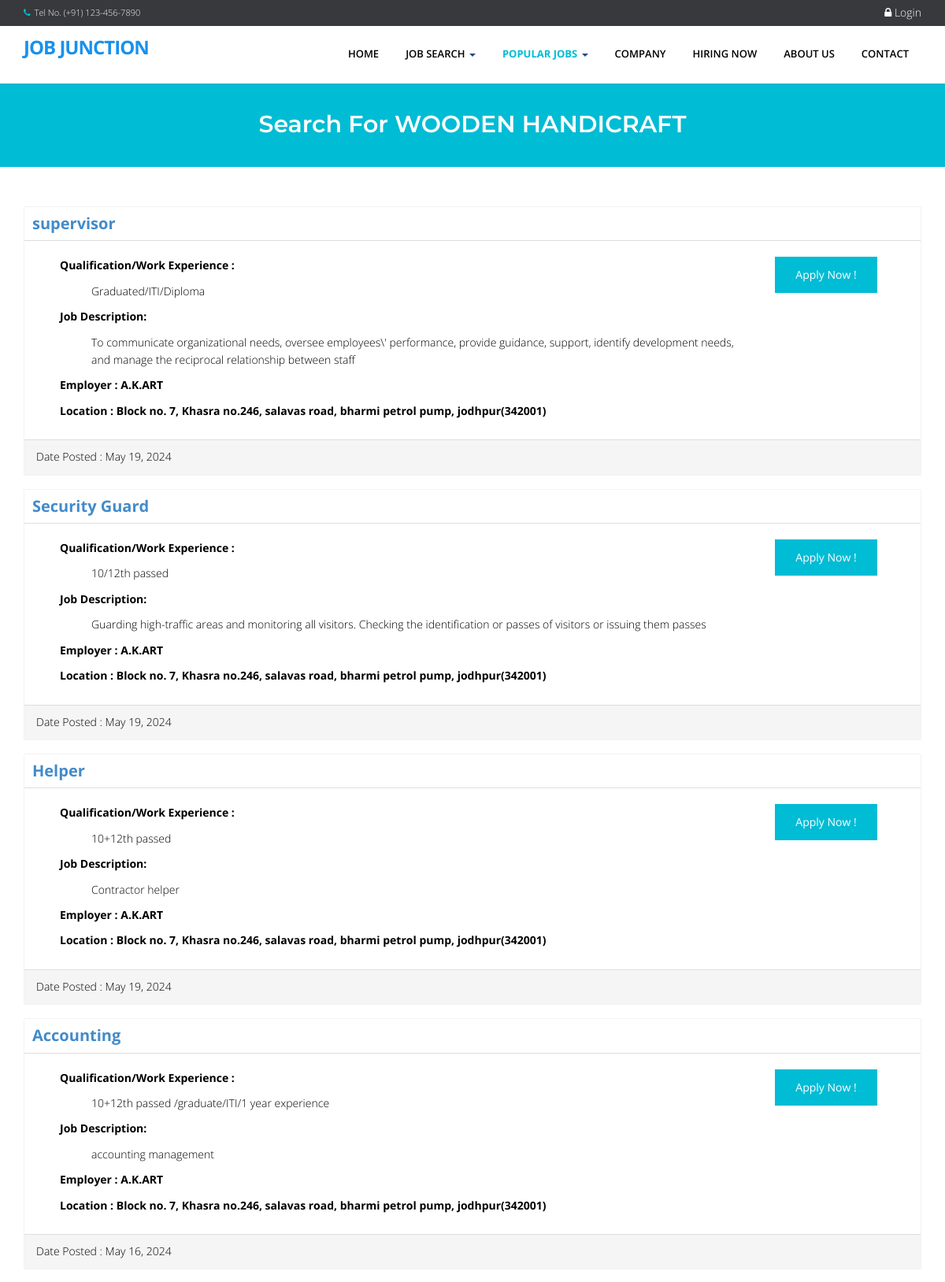
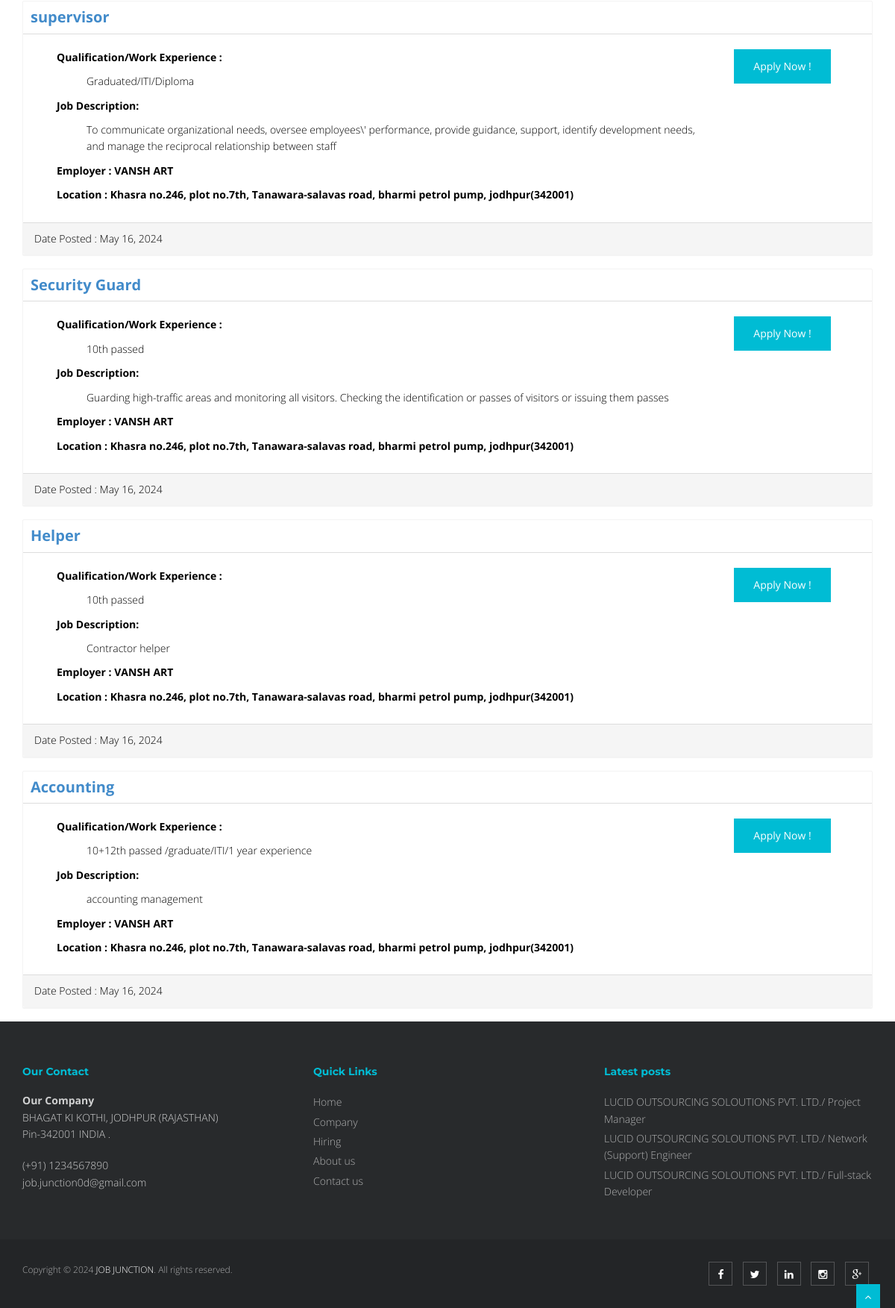
Page /index.php?q=category&search=WOODEN HANDICRAFT on the committed database (2 pictures, top to bottom).
### tables this page shows
CREATE TABLE `tbljob` (
  `JOBID` int(11) NOT NULL,
  `COMPANYID` int(11) NOT NULL,
  `CATEGORY` varchar(250) NOT NULL,
  `OCCUPATIONTITLE` varchar(90) NOT NULL,
  `REQ_NO_EMPLOYEES` int(11) NOT NULL,
  `SALARIES` double NOT NULL,
  `DURATION_EMPLOYEMENT` varchar(90) NOT NULL,
  `QUALIFICATION_WORKEXPERIENCE` text NOT NULL,
  `JOBDESCRIPTION` text NOT NULL,
  `PREFEREDSEX` varchar(30) NOT NULL,
  `SECTOR_VACANCY` text NOT NULL,
  `JOBSTATUS` varchar(90) NOT NULL,
  `DATEPOSTED` datetime NOT NULL
);

CREATE TABLE `tblcompany` (
  `COMPANYID` int(11) NOT NULL,
  `COMPANYNAME` varchar(90) NOT NULL,
  `COMPANYADDRESS` varchar(90) NOT NULL,
  `COMPANYCONTACTNO` varchar(30) NOT NULL,
  `COMPANYSTATUS` varchar(90) NOT NULL,
  `COMPANYMISSION` text NOT NULL
);

### index.php (called while the page is built, shortened)
<?php
require_once("include/initialize.php");
$view = (isset($_GET['q']) && $_GET['q'] != '') ? $_GET['q'] : '';
switch ($view) {
	case 'category' :
        $title='Search for '. $_GET['search'];
		break;
}
require_once("theme/templates.php");
?>

### include/database.php (called while the page is built, shortened)
<?php
class Database {
	var $sql_string = '';
	private $conn;
	public function open_connection() {
		$this->conn = mysqli_connect(server,user,pass);
		if(!$this->conn){
			echo "Problem in database connection! Contact administrator!";
			exit();
		}else{
			$db_select = mysqli_select_db($this->conn,database_name);
		}
	}
	function setQuery($sql='') {
		$this->sql_string=$sql;
	}
	function executeQuery() {
		$result = mysqli_query($this->conn,$this->sql_string);
		return $result;
	}
	private function confirm_query($result) {
		return $result;
	}
	function loadResultList( $key='' ) {
		$cur = $this->executeQuery();
		$array = array();
		while ($row = mysqli_fetch_object($cur)) {
			if ($key) {
				$array[$row->$key] = $row;
			} else {
				$array[] = $row;
			}
		}
		return $array;
	}
}
$mydb = new Database();
?>

### category.php (the view)
    <section id="content">
        <div class="container content">
 <?php
 if (isset($_GET['search'])) {
    $category = $_GET['search'];
 }else{
     $category = '';
 }
   $sql = "SELECT * FROM `tblcompany` c,`tbljob` j WHERE c.`COMPANYID`=j.`COMPANYID` AND CATEGORY LIKE '%" . $category ."%' ORDER BY DATEPOSTED DESC" ;
    $mydb->setQuery($sql);
    $cur = $mydb->loadResultList();
    foreach ($cur as $result) {
  ?>
          <div class="panel panel-primary">
              <div class="panel-header">
                   <div style="border-bottom: 1px solid #ddd;padding: 10px;font-size: 20px;font-weight: bold;color: #000;margin-bottom: 5px;"><a href="<?php echo web_root.'index.php?q=viewjob&search='.$result->JOBID;?>"><?php echo $result->OCCUPATIONTITLE ;?></a>
                  </div>
              </div>
              <div class="panel-body contentbody">
                    <div class="col-sm-10">
                        <div class="col-sm-12">
                            <p>Qualification/Work Experience :</p>
                             <ul style="list-style: none;">
                                <li><?php echo $result->QUALIFICATION_WORKEXPERIENCE ;?></li>
                            </ul>
                        </div>
                        <div class="col-sm-12">
                            <p>Job Description:</p>
                            <ul style="list-style: none;">
                                 <li><?php echo $result->JOBDESCRIPTION ;?></li>
                            </ul>
                         </div>
                        <div class="col-sm-12">
                            <p>Employer :  <?php echo  $result->COMPANYNAME ?></p>
                            <p>Location :  <?php echo  $result->COMPANYADDRESS ?></p>
                        </div>
                    </div>
                    <div class="col-sm-2"> <a href="<?php echo web_root; ?>index.php?q=apply&job=<?php echo $result->JOBID;?>&view=personalinfo" class="btn btn-main btn-next-tab">Apply Now !</a></div>
                </div>
              <div class="panel-footer">
                  Date Posted :  <?php echo date_format(date_create($result->DATEPOSTED),'M d, Y'); ?>
              </div>
          </div>
<?php  } ?>
     </div>
    </section>

### theme/templates.php (shortened to what this page needs)
<!DOCTYPE html>
<html lang="en">
<head>
    <link href="<?php echo web_root; ?>plugins/home-plugins/css/bootstrap.min.css" rel="stylesheet" />
    <link href="<?php echo web_root; ?>plugins/home-plugins/css/fancybox/jquery.fancybox.css" rel="stylesheet">
    <link href="<?php echo web_root; ?>plugins/home-plugins/css/flexslider.css" rel="stylesheet" />
    <link href="<?php echo web_root; ?>plugins/home-plugins/css/style.css" rel="stylesheet" />
    <link rel="stylesheet" href="<?php echo web_root;?>plugins/font-awesome/css/font-awesome.min.css">
    <link rel="stylesheet" href="<?php echo web_root;?>plugins/dataTables/jquery.dataTables.min.css">
    <link rel="stylesheet" href="<?php echo web_root;?>plugins/dataTables/jquery.dataTables_themeroller.css">
    <link href="<?php echo web_root; ?>plugins/datepicker/bootstrap-datetimepicker.min.css" rel="stylesheet"
        media="screen">
    <link href="<?php echo web_root; ?>plugins/datepicker/datepicker3.css" rel="stylesheet" media="screen">
</head>
<body>
    <div id="wrapper" class="home-page">
        <header>
            <div class="topbar navbar-fixed-top">
                <div class="container">
                    <div class="row">
                        <div class="col-md-12">
                            <p class="pull-left hidden-xs"><i class="fa fa-phone"></i>Tel No. (+91) 123-456-7890</p>
                            <?php if (isset($_SESSION['APPLICANTID'])) {
                   $sql = "SELECT count(*) as 'COUNTNOTIF' FROM `tbljob` ORDER BY `DATEPOSTED` DESC";
                   $mydb->setQuery($sql);
                   $showNotif = $mydb->loadSingleResult();
                   $notif =isset($showNotif->COUNTNOTIF) ? $showNotif->COUNTNOTIF : 0;
                   $applicant = new Applicants();
                   $appl  = $applicant->single_applicant($_SESSION['APPLICANTID']);
                   $sql ="SELECT count(*) as 'COUNT' FROM `tbljobregistration` WHERE `PENDINGAPPLICATION`=0 AND `HVIEW`=0 AND `APPLICANTID`='{$appl->APPLICANTID}'";
                   $mydb->setQuery($sql);
                   $showMsg = $mydb->loadSingleResult();
                   $msg =isset($showMsg->COUNT) ? $showMsg->COUNT : 0;
                   echo ' <p class="pull-right login"><a title="View Notification(s)" href="'.web_root.'applicant/index.php?view=notification"> <i class="fa fa-bell-o"></i> <span class="label label-success">'.$notif.'</span></a> | <a title="View Message(s)" href="'.web_root.'applicant/index.php?view=message"> <i class="fa fa-envelope-o"></i> <span class="label label-success">'.$msg.'</span></a> | <a title="View Profile" href="'.web_root.'applicant/"> <i class="fa fa-user"></i> Howdy, '. $appl->FNAME. ' '.$appl->LNAME .' </a> | <a href="'.web_root.'logout.php">  <i class="fa fa-sign-out"> </i>Logout</a> </p>';
                   }else{ ?>
                            <p class="pull-right login"><a data-target="#myModal" data-toggle="modal" href=""> <i
                                        class="fa fa-lock"></i> Login </a></p>
                            <?php } ?>
                        </div>
                    </div>
                </div>
            </div>
            <div style="min-height: 30px;"></div>
            <div class="navbar navbar-default navbar-static-top">
                <div class="container">
                    <div class="navbar-header">
                        <a class="navbar-brand" href="<?php echo web_root; ?>index.php">JOB JUNCTION
                        </a>
                    </div>
                    <div class="navbar-collapse collapse ">
                        <ul class="nav navbar-nav">
                            <li class="<?php echo !isset($_GET['q'])? 'active' :''?>"><a
                                    href="<?php echo web_root; ?>index.php">Home</a></li>
                            <li class="dropdown">
                                <a href="#" data-toggle="dropdown" class="dropdown-toggle">Job Search <b
                                        class="caret"></b></a>
                            </li>
                            <li
                                class="dropdown <?php  if(isset($_GET['q'])) { if($_GET['q']=='category'){ echo 'active'; }else{ echo ''; }}  ?>">
                                <a href="#" data-toggle="dropdown" class="dropdown-toggle">Popular Jobs <b
                                        class="caret"></b></a>
                                    <?php
                           $sql = "SELECT * FROM `tblcategory` LIMIT 10";
                           $mydb->setQuery($sql);
                           ?>
                            </li>
                            <li
                                class="<?php  if(isset($_GET['q'])) { if($_GET['q']=='company'){ echo 'active'; }else{ echo ''; }}  ?>">
                                <a href="<?php echo web_root; ?>index.php?q=company">Company</a>
                            </li>
                            <li
                                class="<?php  if(isset($_GET['q'])) { if($_GET['q']=='hiring'){ echo 'active'; }else{ echo ''; }} ?>">
                                <a href="<?php echo web_root; ?>index.php?q=hiring">Hiring Now</a>
                            </li>
                            <li
                                class="<?php  if(isset($_GET['q'])) { if($_GET['q']=='About'){ echo 'active'; }else{ echo ''; }}  ?>">
                                <a href="<?php echo web_root; ?>index.php?q=About">About Us</a>
                            </li>
                            <li
                                class="<?php  if(isset($_GET['q'])) { if($_GET['q']=='Contact'){ echo 'active'; }else{ echo ''; }}  ?>">
                                <a href="<?php echo web_root; ?>index.php?q=Contact">Contact</a>
                            </li>
                        </ul>
                    </div>
                </div>
            </div>
        </header>
        <?php
     if (isset($_GET['q'])) {
       echo '<section id="inner-headline">
           <div class="container">
               <div class="row">
                   <div class="col-lg-12">
                       <h2 class="pageTitle">'.$title.'</h2>
                   </div>
               </div>
           </div>
           </section>';
     }
      require_once $content;
       ?>
        <footer>
            <div class="container">
                <div class="row">
                    <div class="col-md-4 col-sm-4">
                        <div class="widget">
                            <h5 class="widgetheading">Our Contact</h5>
                            <address>
                                <strong>Our Company</strong><br>
                                BHAGAT KI KOTHI, JODHPUR (RAJASTHAN)<br>
                                Pin-342001 INDIA .
                            </address>
                            <p>
                                <i class="icon-phone"></i> (+91) 1234567890 <br>
                                <i class="icon-envelope-alt"></i> job.junction0d@gmail.com
                            </p>
                        </div>
                    </div>
                    <div class="col-md-4 col-sm-4">
                        <div class="widget">
                            <h5 class="widgetheading">Quick Links</h5>
                            <ul class="link-list">
                                <li><a href="<?php echo web_root; ?>index.php">Home</a></li>
                                <li><a href="<?php echo web_root; ?>index.php?q=company">Company</a></li>
                                <li><a href="<?php echo web_root; ?>index.php?q=hiring">Hiring</a></li>
                                <li><a href="<?php echo web_root; ?>index.php?q=About">About us</a></li>
                                <li><a href="<?php echo web_root; ?>index.php?q=Contact">Contact us</a></li>
                            </ul>
                        </div>
                    </div>
                    <div class="col-md-4 col-sm-4">
                        <div class="widget">
                            <h5 class="widgetheading">Latest posts</h5>
                            <ul class="link-list">
                                <?php
                 $sql = "SELECT * FROM `tblcompany` c,`tbljob` j WHERE c.`COMPANYID`=j.`COMPANYID`   ORDER BY DATEPOSTED DESC LIMIT 3" ;
                 $mydb->setQuery($sql);
                 $cur = $mydb->loadResultList();
                 foreach ($cur as $result) {
                   echo ' <li><a href="'.web_root.'index.php?q=viewjob&search='.$result->JOBID.'">'.$result->COMPANYNAME . '/ '. $result->OCCUPATIONTITLE .'</a></li>';
                 }
             ?>
                            </ul>
                        </div>
                    </div>
                </div>
            </div>
            <div id="sub-footer">
                <div class="container">
                    <div class="row">
                        <div class="col-lg-6">
                            <div class="copyright">
                                <p>
                                    <span> Copyright &copy; 2024 <a href="#">JOB JUNCTION</a>.</strong> All rights
           reserved.
                                </p>
                            </div>
                        </div>
                        <div class="col-lg-6">
                            <ul class="social-network">
                                <li><a href="#" data-placement="top" title="Facebook"><i
                                            class="fa fa-facebook"></i></a></li>
                                <li><a href="#" data-placement="top" title="Twitter"><i class="fa fa-twitter"></i></a>
                                </li>
                                <li><a href="#" data-placement="top" title="Linkedin"><i
                                            class="fa fa-linkedin"></i></a></li>
                                <li><a href="#" data-placement="top" title="Instagram"><i
                                            class="fa fa-instagram"></i></a></li>
                                <li><a href="#" data-placement="top" title="Google plus"><i
                                            class="fa fa-google-plus"></i></a></li>
                            </ul>
                        </div>
                    </div>
                </div>
            </div>
        </footer>
    </div>
    <a href="#" class="scrollup"><i class="fa fa-angle-up active"></i></a>
</body>
</html>

### theme/templates.php (style rules this page uses)
#content { min-height: 400px; color: #000; }
.contentbody p { font-weight: bold; }
.login a { font-size: 14px; color: #fff; padding: 0px; }

### rows in the picture
tbljob: OCCUPATIONTITLE "supervisor", QUALIFICATION_WORKEXPERIENCE "Graduated/ITI/Diploma", JOBDESCRIPTION "To communicate organizational needs, oversee employees\\' performance, provide guidance, support, identify development needs, and manage the reciprocal relationship between staff", COMPANYID.COMPANYNAME "A.K.ART", COMPANYID.COMPANYADDRESS "Block no. 7, Khasra no.246, salavas road, bharmi petrol pump, jodhpur(342001)", DATEPOSTED "May 19, 2024"
tbljob: OCCUPATIONTITLE "Security Guard", QUALIFICATION_WORKEXPERIENCE "10/12th passed", JOBDESCRIPTION "Guarding high-traffic areas and monitoring all visitors. Checking the identification or passes of visitors or issuing them passes", COMPANYID.COMPANYNAME "A.K.ART", COMPANYID.COMPANYADDRESS "Block no. 7, Khasra no.246, salavas road, bharmi petrol pump, jodhpur(342001)", DATEPOSTED "May 19, 2024"
tbljob: OCCUPATIONTITLE "Helper", QUALIFICATION_WORKEXPERIENCE "10+12th passed", JOBDESCRIPTION "Contractor helper", COMPANYID.COMPANYNAME "A.K.ART", COMPANYID.COMPANYADDRESS "Block no. 7, Khasra no.246, salavas road, bharmi petrol pump, jodhpur(342001)", DATEPOSTED "May 19, 2024"
tbljob: OCCUPATIONTITLE "Accounting", QUALIFICATION_WORKEXPERIENCE "10+12th passed /graduate/ITI/1 year experience", JOBDESCRIPTION "accounting management", COMPANYID.COMPANYNAME "A.K.ART", COMPANYID.COMPANYADDRESS "Block no. 7, Khasra no.246, salavas road, bharmi petrol pump, jodhpur(342001)", DATEPOSTED "May 16, 2024"
tbljob: OCCUPATIONTITLE "supervisor", QUALIFICATION_WORKEXPERIENCE "Graduated/ITI/Diploma", JOBDESCRIPTION "To communicate organizational needs, oversee employees\\' performance, provide guidance, support, identify development needs, and manage the reciprocal relationship between staff", COMPANYID.COMPANYNAME "VANSH ART", COMPANYID.COMPANYADDRESS "Khasra no.246, plot no.7th, Tanawara-salavas road, bharmi petrol pump, jodhpur(342001)", DATEPOSTED "May 16, 2024"
tbljob: OCCUPATIONTITLE "Security Guard", QUALIFICATION_WORKEXPERIENCE "10th passed", JOBDESCRIPTION "Guarding high-traffic areas and monitoring all visitors. Checking the identification or passes of visitors or issuing them passes", COMPANYID.COMPANYNAME "VANSH ART", COMPANYID.COMPANYADDRESS "Khasra no.246, plot no.7th, Tanawara-salavas road, bharmi petrol pump, jodhpur(342001)", DATEPOSTED "May 16, 2024"
tbljob: OCCUPATIONTITLE "Helper", QUALIFICATION_WORKEXPERIENCE "10th passed", JOBDESCRIPTION "Contractor helper", COMPANYID.COMPANYNAME "VANSH ART", COMPANYID.COMPANYADDRESS "Khasra no.246, plot no.7th, Tanawara-salavas road, bharmi petrol pump, jodhpur(342001)", DATEPOSTED "May 16, 2024"
tbljob: OCCUPATIONTITLE "Accounting", QUALIFICATION_WORKEXPERIENCE "10+12th passed /graduate/ITI/1 year experience", JOBDESCRIPTION "accounting management", COMPANYID.COMPANYNAME "VANSH ART", COMPANYID.COMPANYADDRESS "Khasra no.246, plot no.7th, Tanawara-salavas road, bharmi petrol pump, jodhpur(342001)", DATEPOSTED "May 16, 2024"
tbljob: COMPANYID.COMPANYNAME "LUCID OUTSOURCING SOLOUTIONS PVT. LTD.", OCCUPATIONTITLE "Project Manager"
tbljob: COMPANYID.COMPANYNAME "LUCID OUTSOURCING SOLOUTIONS PVT. LTD.", OCCUPATIONTITLE "Network (Support) Engineer"
tbljob: COMPANYID.COMPANYNAME "LUCID OUTSOURCING SOLOUTIONS PVT. LTD.", OCCUPATIONTITLE "Full-stack Developer"

### other values in the picture
$title "Search For WOODEN HANDICRAFT"
